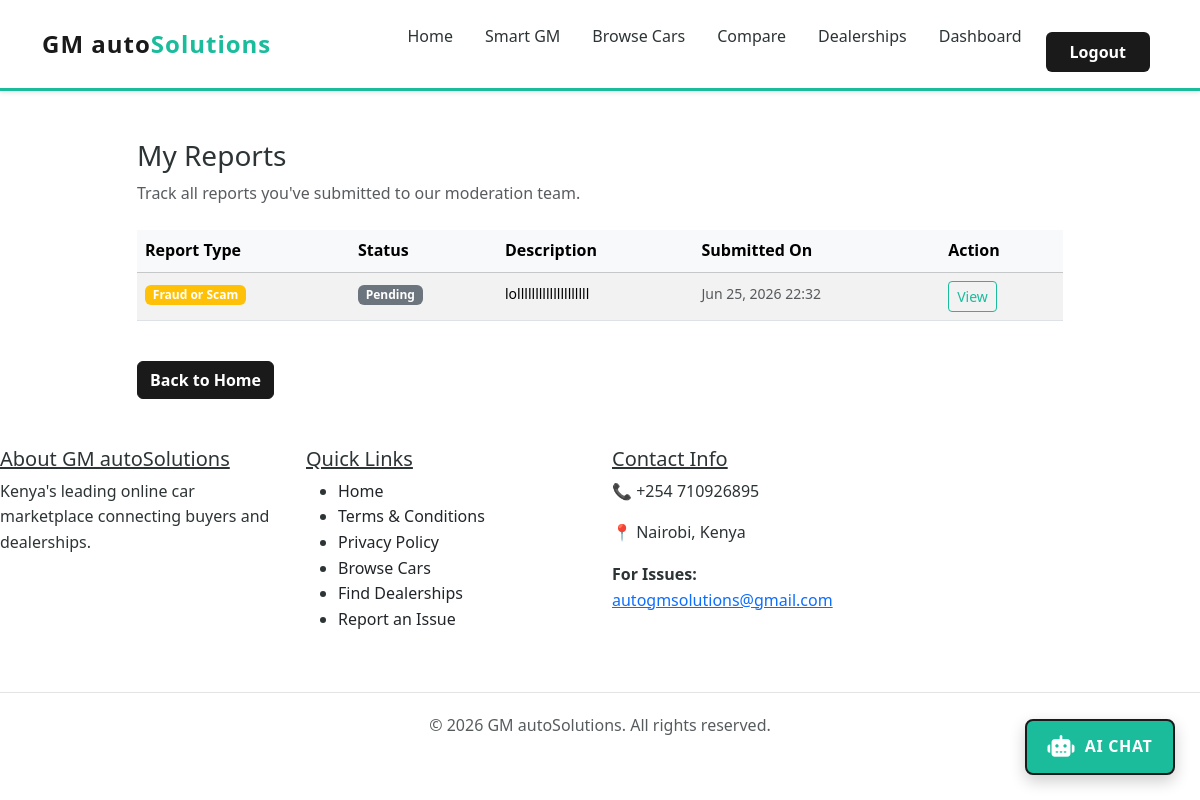
Page /my-reports/ (signed in) on the committed database.
### myapp/models.py (models this page shows, shortened)
class Report(models.Model):
    REPORT_TYPES = [
        ('inappropriate_content', 'Inappropriate Content'),
        ('fraud', 'Fraud or Scam'),
        ('fake_listing', 'Fake Listing'),
        ('harassment', 'Harassment'),
        ('spam', 'Spam'),
        ('duplicate', 'Duplicate Listing'),
        ('other', 'Other Issue'),
    ]
    STATUS_CHOICES = [
        ('pending', 'Pending'),
        ('under_review', 'Under Review'),
        ('resolved', 'Resolved'),
        ('rejected', 'Rejected'),
    ]
    reporter = models.ForeignKey(User, on_delete=models.CASCADE, related_name='reports_made')
    car = models.ForeignKey(Car, on_delete=models.CASCADE, null=True, blank=True, related_name='car_reports')
    dealership = models.ForeignKey(Dealership, on_delete=models.CASCADE, null=True, blank=True, related_name='dealership_reports')
    reported_user = models.ForeignKey(User, on_delete=models.CASCADE, null=True, blank=True, related_name='user_reports')
    report_type = models.CharField(max_length=25, choices=REPORT_TYPES)
    description = models.TextField()
    status = models.CharField(max_length=20, choices=STATUS_CHOICES, default='pending')
    created_at = models.DateTimeField(auto_now_add=True)
    updated_at = models.DateTimeField(auto_now=True)
    class Meta:
        ordering = ['-created_at']

### myapp/views.py (the view)
# urls.py: path('my-reports/', views.my_reports, name='my_reports'),
@login_required(login_url='login')
def my_reports(request):
    reports = Report.objects.filter(reporter=request.user).order_by('-created_at')
    context = {
        'reports': reports,
    }
    return render(request, 'my_reports.html', context)

### myapp/context_processors.py (called while the page is built)
def car_hierarchy(request):
    return {
        'car_hierarchy_json': json.dumps(get_combined_car_hierarchy())
    }

### myapp/Templates/my_reports.html (shortened to what this page needs)
{% extends 'base.html' %}
{% block content %}
<div class="container py-5">
    <div class="row">
        <div class="col-lg-10 offset-lg-1">
            <div class="mb-4">
                <h1 class="h3">My Reports</h1>
                <p class="text-muted">Track all reports you've submitted to our moderation team.</p>
            </div>
            {% if reports %}
                <div class="table-responsive">
                    <table class="table table-striped table-hover">
                        <thead class="table-light">
                            <tr>
                                <th>Report Type</th>
                                <th>Status</th>
                                <th>Description</th>
                                <th>Submitted On</th>
                                <th>Action</th>
                            </tr>
                        </thead>
                        <tbody>
                            {% for report in reports %}
                                <tr>
                                    <td>
                                        <span class="badge bg-warning">{{ report.get_report_type_display }}</span>
                                    </td>
                                    <td>
                                        {% if report.status == 'pending' %}
                                            <span class="badge bg-secondary">Pending</span>
                                        {% elif report.status == 'under_review' %}
                                            <span class="badge bg-info">Under Review</span>
                                        {% elif report.status == 'resolved' %}
                                            <span class="badge bg-success">Resolved</span>
                                        {% elif report.status == 'dismissed' %}
                                            <span class="badge bg-danger">Dismissed</span>
                                        {% endif %}
                                    </td>
                                    <td>
                                        <small>{{ report.description|truncatewords:15 }}</small>
                                    </td>
                                    <td>
                                        <small class="text-muted">{{ report.created_at|date:"M d, Y H:i" }}</small>
                                    </td>
                                    <td>
                                        <a href="#" class="btn btn-sm btn-outline-primary" data-bs-toggle="modal" data-bs-target="#reportModal{{ report.id }}">
                                            View
                                        </a>
                                    </td>
                                </tr>
                            {% endfor %}
                        </tbody>
                    </table>
                </div>
            {% else %}
                <div class="alert alert-info">
                    <strong>No reports yet.</strong>
                    <p class="mb-0">You haven't submitted any reports. If you encounter an issue with a listing or user, please report it to help us maintain a safe marketplace.</p>
                </div>
            {% endif %}
            <div class="mt-4">
                <a href="{% url 'home' %}" class="btn btn-secondary">Back to Home</a>
            </div>
        </div>
    </div>
</div>
{% endblock %}

### myapp/Templates/base.html (style rules this page uses)
:root { --primary-white: #ffffff; --primary-black: #1a1a1a; --accent-teal: #1abc9c; --dark-gray: #2d3436; --light-gray: #f5f6fa; --text-dark: #2d3436; --text-light: #636e72; --border-color: #e0e0e0; }
* { margin: 0; padding: 0; box-sizing: border-box; }
html, body { height: 100%; background-color: var(--primary-white); }
body { font-family: 'Segoe UI', Tahoma, Geneva, Verdana, sans-serif; color: var(--text-dark); line-height: 1.6; }
.btn-secondary { background-color: var(--primary-black) !important; border-color: var(--primary-black) !important; color: var(--primary-white) !important; font-weight: 600; }
.btn-outline-primary { color: var(--accent-teal) !important; border-color: var(--accent-teal) !important; }

### rows in the picture
Report: report_type "Fraud or Scam", status "Pending", description "lollllllllllllllllllll", created_at "Jun 25, 2026 22:32"
